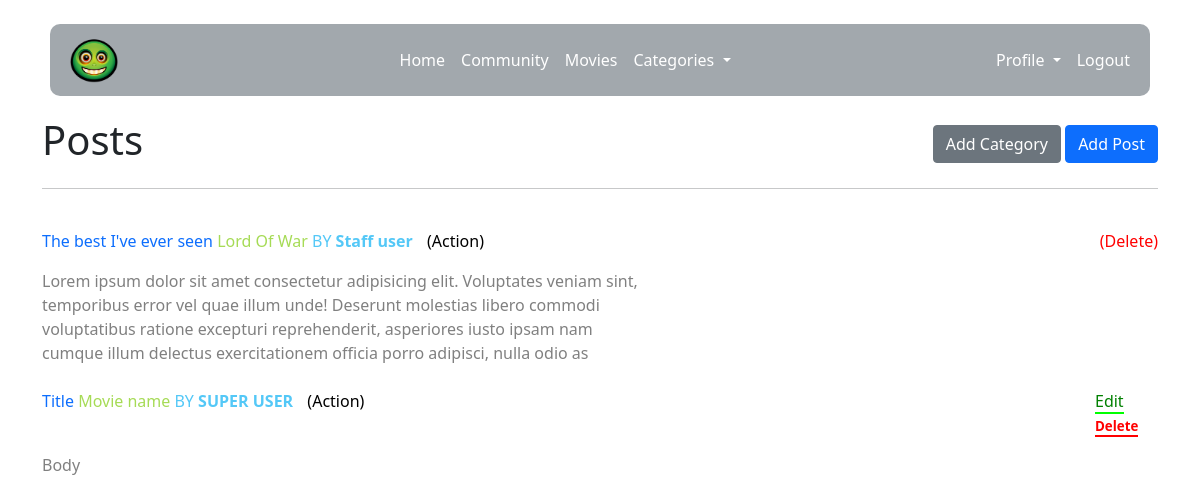
/community/ (signed in), run on an earlier commit of the app's database.
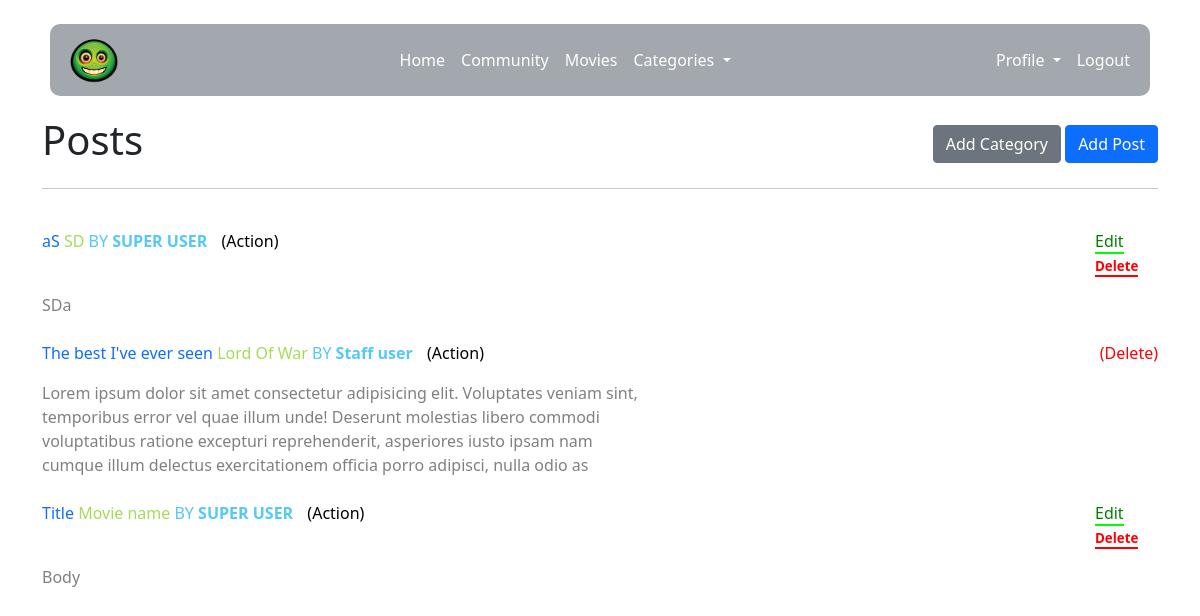
And on a later commit of the database.
### community_blog/models.py (models this page shows, shortened)
class Post(models.Model):
    title = models.CharField(max_length=255)
    movie_name = models.TextField()
    category = models.CharField(max_length=255)
    body = models.TextField()
    movie_poster = models.ImageField(
        null=False, blank=False, upload_to='images/')
    author = models.ForeignKey(User, on_delete=models.CASCADE)
    likes = models.ManyToManyField(User, related_name='community_blog')
    Publication_date = models.DateTimeField(auto_now_add=True)

### community_blog/views.py (the view)
# urls.py: path('community/', CommunityView.as_view(), name='community'),
class CommunityView(ListView):
    model = Post
    template_name = 'community.html'
    ordering = ['-Publication_date']

### community_blog/category_context_proccessor.py (called while the page is built)
def get_context_data(self, *args, **kwargs):
    categories_menu = Category.objects.all()
    return {'categories_menu': categories_menu}

### community_blog/models.py (called while the page is built)
    def __str__(self):
        return self.name

### members/auth.py (called while the page is built)
    def get_user(self, user_id):
        try:
            return get_user_model().objects.get(pk=user_id)
        except get_user_model().DoesNotExist:
            return None

### community_blog/templates/community.html (shortened to what this page needs)
{% extends 'base.html' %}
{% load static %}
{% block content %}
{% if user.is_authenticated %}
<div style="display: flex; justify-content: space-between">
  <h1 style="display: inline-block; margin-right: 5%">Posts</h1>
  <div style="align-self: center">
    {% if user.is_staff %}
    <a
      style="
        text-decoration: none;
        color: white;
        height: fit-content;
        align-self: center;
      "
      href="{% url 'add_category' %}"
      ><button type="button" class="btn btn-secondary">Add Category</button></a
    >
    {% endif %}
    <a style="text-decoration: none; color: white" href="{% url 'add_post' %}">
      <button
        type="button"
        class="btn btn-primary"
        style="height: fit-content; align-self: center"
      >
        Add Post
      </button></a
    >
  </div>
</div>
<hr />
<br />
<ul style="padding: 0">
  {% for post in object_list %}
  <li style="display: flex; justify-content: space-between">
    <div>
      <a
        style="text-decoration: none"
        href="{% url 'article_details' post.pk %}"
        >{{ post.title|slice:30 }}
      </a>
      <span style="color: rgb(166, 219, 86)"> {{ post.movie_name }}</span>
      <span style="color: #54c8f7"
        >BY
        <a
          href="{% url 'show_profile' post.author_id %}"
          style="text-decoration: none; color: #54c8f7; font-weight: 600"
        >
          {{ post.author.get_full_name }}</a
        ></span
      >
      <a
        style="color: black; text-decoration: none; padding-left: 10px"
        href="{% url 'category' post.category %}"
        >({{ post.category }})</a
      >
    </div>
    {% if user.id == post.author.id %}
    <p style="width: 5.25vw">
      <a
        style="
          text-decoration: none;
          color: green;
          border-bottom: lime 2px solid;
        "
        href="{% url 'update_post' post.pk %}"
        >Edit</a
      >
      <a
        style="
          text-decoration: none;
          color: red;
          border-bottom: red 2px solid;
          font-weight: 600;
          font-size: smaller;
        "
        href="{% url 'delete_post' post.pk %}"
        >Delete</a
      >
    </p>
    {% endif %}
    {% if user.id != post.author.id %}
    {% if user.is_superuser %}
    <p>
      <a
        style="text-decoration: none; color: red"
        href="{% url 'delete_post' post.pk %}"
        >(Delete)</a
      >
    </p>
    {% endif %}
    {% endif %}
  </li>
  <li style="list-style-type: none; width: 50vw; overflow: hidden">
    <a
      style="text-decoration: none; width: 15%; color: gray"
      href=" {% url 'article_details' post.pk %} "
      >{{ post.body|slice:'300' }}</a
    >
  </li>
  <br />
  {% endfor %}
</ul>
{% endif %}
{% endblock %}

What changed in the data, as far as the page shows it:
added Post: title "aS", movie_name "SD", author.get_full_name "SUPER USER", category "Action", shows "Edit", body "SDa"
